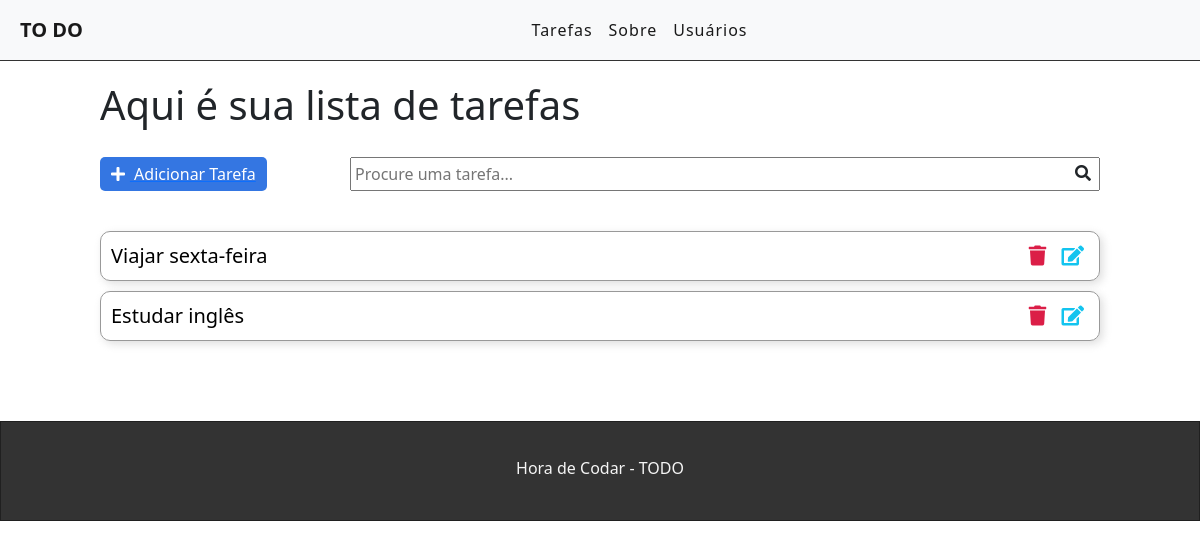
Before: / with the older database file.
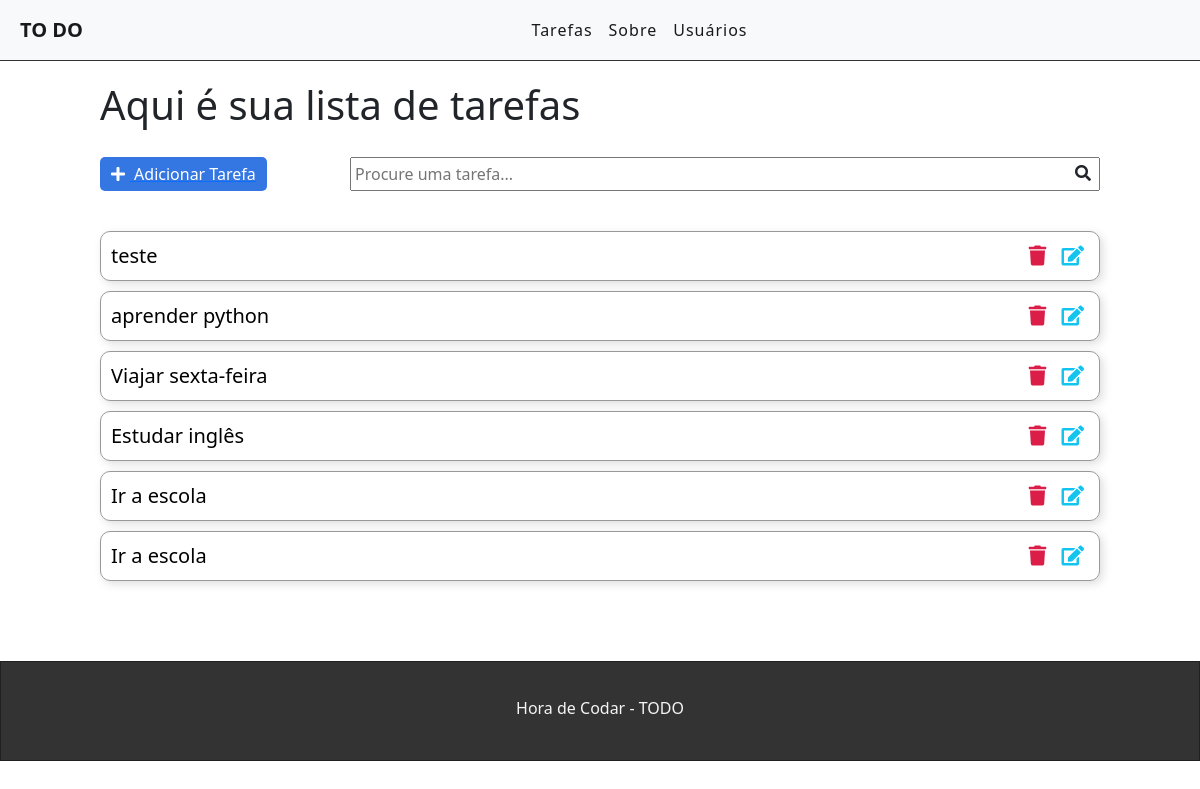
After: the same page with the newer database file.
### tasks/models.py (models this page shows, shortened)
class Task(models.Model):
    STATUS = (
        ('doing', 'Doing'),
        ('done', 'Done'),
    )
    title = models.CharField(max_length=255)
    description = models.TextField()
    done = models.CharField(
        max_length=5,
        choices=STATUS,
    )
    created_at = models.DateTimeField(auto_now_add=True)
    updated_at = models.DateTimeField(auto_now=True)

### tasks/views.py (the view)
# urls.py: path('', views.taskList, name="task-list"),
def taskList(request):
    tasks = Task.objects.all().order_by('-created_at')
    return render(request, 'tasks/list.html', {'tasks': tasks})

### tasks/templates/tasks/list.html (shortened to what this page needs)
{% extends 'base.html' %}
{% block content %}
    <div class="offset-1 col-10 list-div">
        <h1>Aqui é sua lista de tarefas</h1>
        <div class="section-add-search">
            <div class="col-2 add-div" >
                <a href="newtask/"><i class="fas fa-plus"></i> <span>Adicionar Tarefa</span> </a>
            </div>
            <div class="col-9 search-div">
                <input type="text" name="search" id="search" placeholder="Procure uma tarefa..."><i class="fas fa-search"></i>
            </div>
        </div>
        <ul class="task-list">
            {% for task in tasks %}
            <li class="task-item">
                <div>
                    <a href="/task/{{task.id}}"><span>{{ task.title }}</span></a>
                </div>
                <div>
                    <span><i class="fas fa-trash"></i></span>
                    <span><i class="fas fa-edit"></i></span>
                </div>
            </li>
            {% endfor %}
        </ul>
    </div>
{% endblock %}

### tasks/templates/base.html (shortened to what this page needs)
{% load static %}
<!DOCTYPE html>
<html lang="pt-br">
<head>
    <link href="https://cdn.jsdelivr.net/npm/bootstrap@5.1.3/dist/css/bootstrap.min.css" rel="stylesheet">
    <link rel="stylesheet" href="https://pro.fontawesome.com/releases/v5.10.0/css/all.css"/>
    <link rel="stylesheet" href="{% static 'polls/style.css' %}">
</head>
<body>
    <div class="container-fluid">
        <nav class="navbar navbar-expand-lg navbar-light bg-light">
            <div class="container-fluid">
                <a class="navbar-brand" href="/">TO DO</a>
                <div class="collapse navbar-collapse" id="navbarSupportedContent">
                    <ul class="navbar-nav me-auto mb-2 mb-lg-0">
                        <li class="nav-item">
                            <a class="nav-link active" aria-current="page" href="#">Tarefas</a>
                        </li>
                        <li class="nav-item">
                            <a class="nav-link active" aria-current="page" href="#">Sobre</a>
                        </li>
                        <li class="nav-item">
                            <a class="nav-link active" aria-current="page" href="#">Usuários</a>
                        </li>
                    </ul>
                </div>
            </div>
        </nav>
        {% block content %}
        {% endblock %}
        <footer>
            <p>Hora de Codar - TODO</p>
        </footer>
    </div>
</body>
</html>

### tasks/static/polls/style.css (style rules this page uses)
.container-fluid { padding: 0px; }
.navbar { border-bottom: 1px solid #333; margin-bottom: 20px; padding: 10px 20px; }
.navbar-nav { margin: auto; }
.navbar-brand { font-weight: bold; }
.navbar-light .navbar-nav a.nav-link { color: #333; letter-spacing: 1px; }
.section-add-search { display: flex; justify-content: space-between; padding: 20px 0px 30px 0px; }
.add-div { background-color: #3476e2; cursor: pointer; display: inline-block; color: #fff; padding: 5px; border-radius: 5px; transition: 0.2s ease-in; text-align: center; }
.add-div span { color: #fff; }
.search-div input { width: 100%; position: relative; padding: 3px; }
.search-div i { position: absolute; transform: translate(-25px, 8px); cursor: pointer; }
.fas.fa-plus { color: #fff; margin-right: 5px; }
.list-div { padding: 0; }
.task-list { padding-left: 0; }
.task-item { font-size: 20px; height: 50px; list-style: none; margin-top: 10px; border: 1px solid #999; display: flex; align-items: center; justify-content: space-between; padding: 10px; border-radius: 10px; transition: 0.2s ease-in-out transform; box-shadow: 3px 3px 8px rgba(204, 204, 204, 0.637); }
.task-item a { color: #000; text-decoration: none; }
.fas.fa-trash, .fas.fa-edit { margin: 5px; cursor:pointer }
.fas.fa-trash { color: #db1e47; }
.fas.fa-edit { color: #13c4ef; }
footer { background-color: #333; height: 100px; border: 1px solid #202020; margin-top: 80px; }
footer p { color: #f5f5f5; text-align: center; top: 35%; position: relative; }

Changed rows visible on the page:
added Task: title "teste"
added Task: title "aprender python"
added Task: title "Ir a escola"
added Task: title "Ir a escola"
